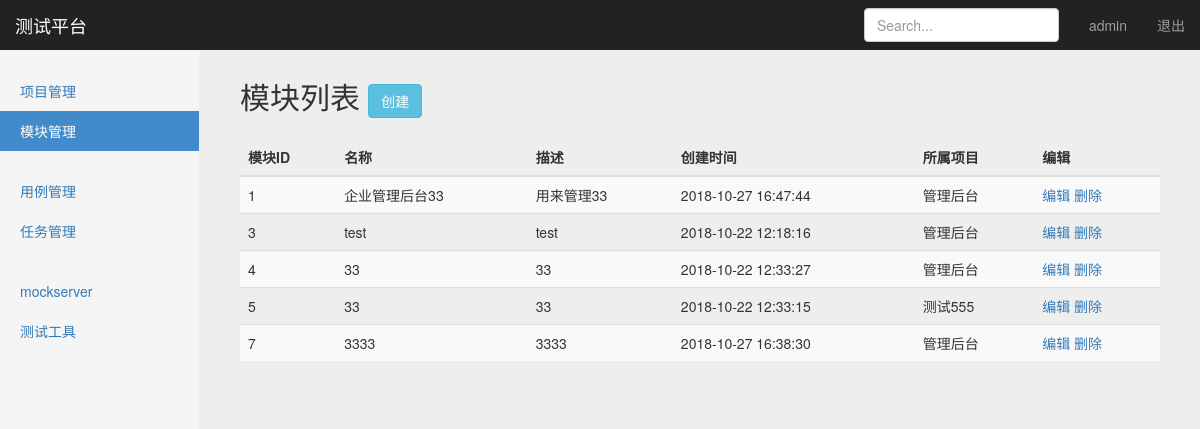
The app's page /manage/module_manage/ (signed in), older data.
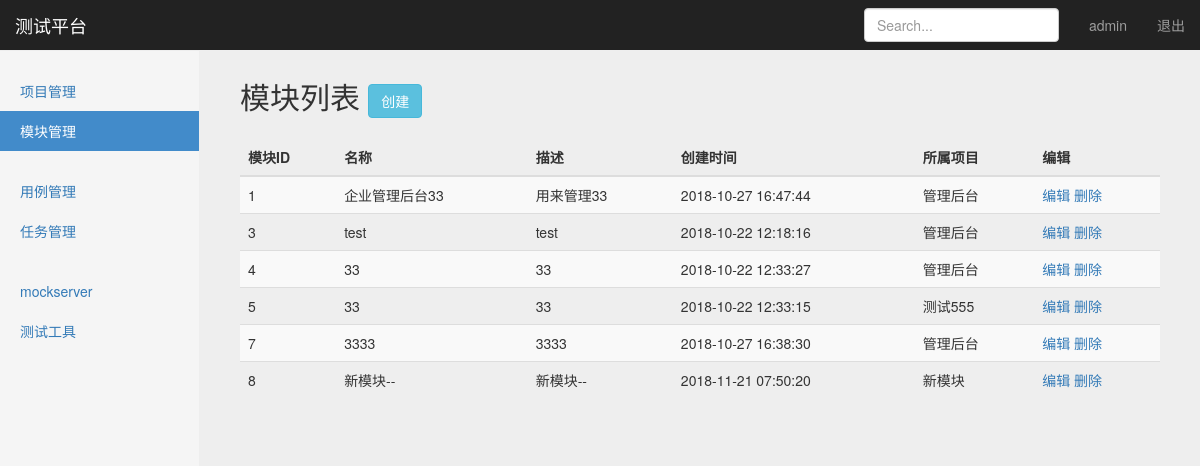
The same page, newer data.
### projects_app/models.py (models this page shows, shortened)
class Module(models.Model):
    project = models.ForeignKey(Project, on_delete=models.CASCADE) # on_delete参数表示项目删除后，模块也跟随删除
    name = models.CharField("名称", max_length=100, blank=False, default="")
    description = models.TextField("描述", default="")
    create_time = models.DateTimeField("创建时间", auto_now=True)

class Project(models.Model):
    name = models.CharField("名称", max_length=100, blank=False, default="")
    description = models.TextField("描述", default="")
    status = models.BooleanField("状态", default=True)
    create_time = models.DateTimeField("创建时间", auto_now=True)
    def __str__(self):
        return self.name

### projects_app/views/Module_views.py (the view)
# urls.py: path('module_manage/', Module_views.module_manage),
@login_required
def module_manage(request):
    All_Modules = Module.objects.all()
    return render(request, 'module_manage.html',
                  {
                      "modules": All_Modules,  # 传project
                      "type": "list",
                  })

### templates/module_manage.html (shortened to what this page needs)
{% extends "base.html" %}
{% block content %}
    <nav class="navbar navbar-inverse navbar-fixed-top">
      <div class="container-fluid">
        <div class="navbar-header">
          <a class="navbar-brand" href="#">测试平台</a>
        </div>
        <div id="navbar" class="navbar-collapse collapse">
          <ul class="nav navbar-nav navbar-right">
            <li><a href="#">{{user}}</a></li>
            <li><a href="/logout/">退出</a></li>
          </ul>
          <form class="navbar-form navbar-right">
            <input type="text" class="form-control" placeholder="Search...">
          </form>
        </div>
      </div>
    </nav>
    <div class="container-fluid">
        <div class="row">
            <div class="col-sm-3 col-md-2 sidebar">
                <ul class="nav nav-sidebar">
                    <li ><a href="/manage/project_manage/">项目管理</a></li>
                    <li class="active"><a href="/manage/module_manage/">模块管理</a></li>
                </ul>
                <ul class="nav nav-sidebar">
                    <li><a href="/interface/case_manage">用例管理</a></li>
                    <li><a href="">任务管理</a></li>
                </ul>
                <ul class="nav nav-sidebar">
                    <li><a href="">mockserver</a></li>
                    <li><a href="">测试工具</a></li>
                </ul>
            </div>
          {% if type == 'list' %}
          <div class="col-sm-9 col-sm-offset-3 col-md-10 col-md-offset-2 main">
          <h2 class="sub-header">模块列表
          <button type="button" class="btn btn-info"
                    style=body {
                      padding: 50px
                      }
                    onclick="window.location.href='/manage/module_add/'" id="CreateM">创建</button>
          </h2>
          <div class="table-responsive">
            <table class="table table-striped">
              <thead>
                <tr>
                  <th>模块ID</th>
                  <th>名称</th>
                  <th>描述</th>
                  <th>创建时间</th>
                  <th>所属项目</th>
                  <th>编辑</th>
                </tr>
              </thead>
              <tbody>
                {% for module in modules %}
                <tr>
                  <td>{{module.id}}</td>
                  <td>{{module.name}}</td>
                  <td>{{module.description}}</td>
                  <td>{{ module.create_time | date:"Y-m-d H:i:s" }}</td>
                  <td>{{module.project}}</td>
                  <td>
                    <a href="/manage/module_edit/{{module.id}}/">编辑</a>
                    <a href="/manage/module_delete/{{module.id}}/">删除</a>
                  </td>
                </tr>
              {% endfor %}
              </tbody>
            </table>
          </div>
        </div>
          {% endif %}
      </div>
    </div>
{% endblock %}

Row changes from the older to the newer data that the page shows:
added Module: id "8", name "新模块--", description "新模块--", create_time "2018-11-21 07:50:20", project "新模块"
